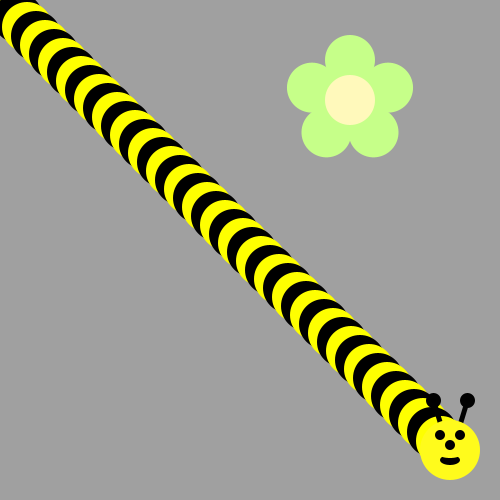
Frame 1 (no input)
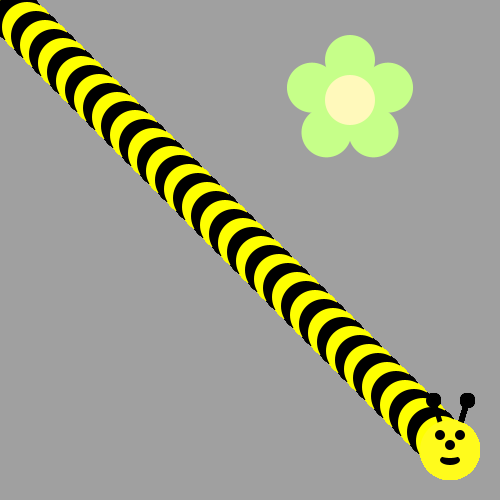
Frame 60 (the mouse pressed at the canvas centre just before this capture)
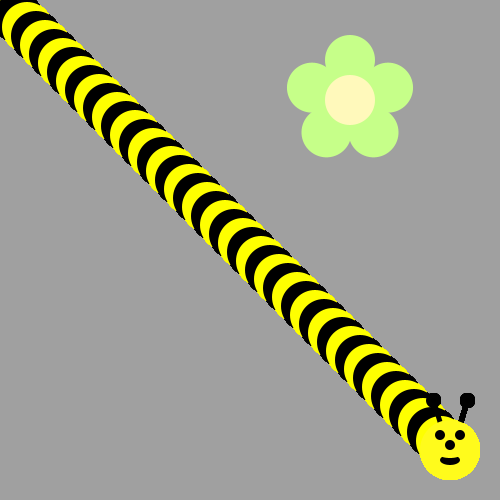
Frame 120 (the mouse held since frame 60 and released just before this capture)

The Processing sketch that drew these frames (run headless with seeded random() and noise(); from frame 60 on, the mouse is pressed at the canvas centre):

// Processing sketch: bumble_bee
// ── bumble_bee.pde

void setup() {
     ellipseMode(CENTER);
     size(500, 500);
     background(160, 160, 160);
     drawFlower(350, 100);
}

void draw() {
  
// First run the program and you should see a flower.  
  
  
/* Then, use a loop to make a body for the Bee! 
(see the image on the recipe, it's a diagonal line of circles)
Use remainder to make the colors alternate between yellow and black
*/
for(int i=0; i<50; i++){

if(i%2==1){
    fill(#FEFF00);
        ellipse(i*9,i*9,50,50);
  }else{ 
    fill(#000000); 
        ellipse(i*9,i*9,50,50);
  }
}

/*
Now put his head on using drawBeeFace(x,y)
*/
 drawBeeFace(450,450);
}

/**************   Use these methods but  DON'T CHANGE THE CODE BELOW  **************/

void drawFlower(int x, int y) {
     noStroke();
     translate(x, y);
     // draw 5 petals, rotating after each one
     fill(#c6ff89);      // green
      for (int i = 0; i < 5; i++) {
           ellipse(0, -40, 50, 50);
          rotate(radians(72));
     }
     fill(#fff9bb); // light yellow
     ellipse(0, 0, 50, 50);
} 
void drawBeeFace(int BeeFaceX, int BeeFaceY) {
     noStroke();
     fill(0, 0, 0);
     stroke(1);
     strokeWeight(5);
     line(BeeFaceX-10, BeeFaceY-27, BeeFaceX-17, BeeFaceY-50);
     line(BeeFaceX+10, BeeFaceY-27, BeeFaceX+17, BeeFaceY-50);
     ellipse(BeeFaceX-17, BeeFaceY-50, 10, 10);
     ellipse(BeeFaceX+17, BeeFaceY-50, 10, 10);
     noStroke();
     fill(255, 251, 28);
     ellipse(BeeFaceX, BeeFaceY, 60, 60); // face
     fill(255, 237, 209);
     fill(0,0,0);
      ellipse(BeeFaceX-10, BeeFaceY-15, 10, 10); // eyes
     ellipse(BeeFaceX+10, BeeFaceY-15, 10, 10);
      ellipse(BeeFaceX, BeeFaceY-5, 10, 10); // nose
      ellipse(BeeFaceX, BeeFaceY+10, 20, 10);// mouth
     fill(255, 251, 28);
     ellipse(BeeFaceX, BeeFaceY+5, 20, 6);
}
